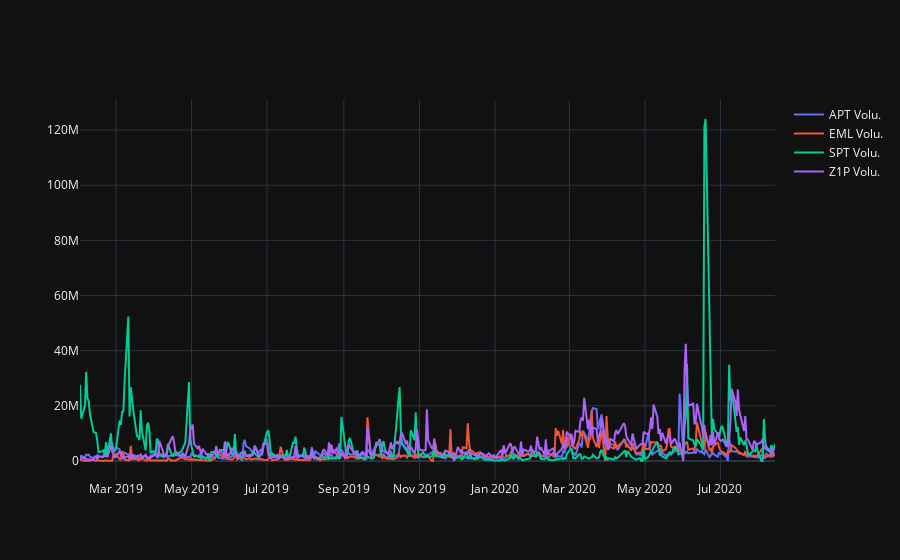

Notebook code cell kept with this figure:
### Markdown cell above
## How is the volume?

### Code cell
fig = go.Figure()
index=0
for company in COMPANIES:
    company_name = COMPANY_NAMES[index]
    fig.add_trace(go.Scatter(x=company['Date'], y=(company['Volume']),
                            mode='lines',
                            name=str(company_name + ' Volu.')))
    index+=1
fig.update_layout(template='plotly_dark')
fig.show()

### Figure 1 — Plotly figure (JSON) as saved in the notebook; plotly's stock layout.template omitted (floating-point values rounded to 4 significant figures; data arrays with more than 128 entries replaced by an {"elided": "..."} marker saying what was removed)
{"data": [{"mode": "lines", "name": "APT Volu.", "type": "scatter", "x": {"elided": "391 str values"}, "y": {"elided": "391 int values"}}, {"mode": "lines", "name": "EML Volu.", "type": "scatter", "x": {"elided": "391 str values"}, "y": {"elided": "391 int values"}}, {"mode": "lines", "name": "SPT Volu.", "type": "scatter", "x": {"elided": "391 str values"}, "y": {"elided": "391 int values"}}, {"mode": "lines", "name": "Z1P Volu.", "type": "scatter", "x": {"elided": "391 str values"}, "y": {"elided": "391 int values"}}], "layout": {}}
